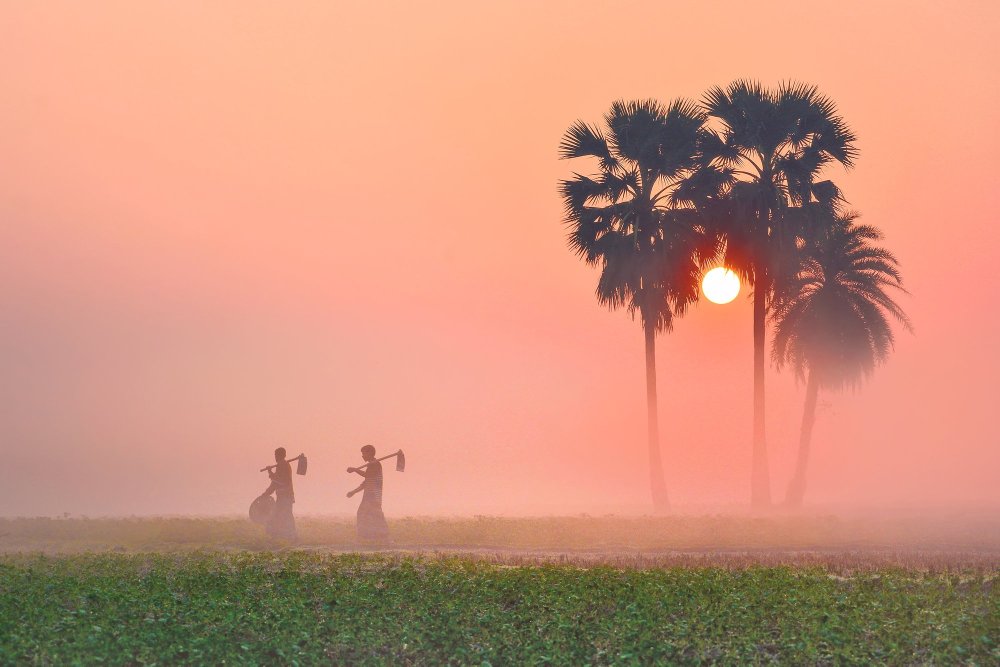
#> input picture samples/sample_0001_foggy-morning.jpg, 2000 x 1333 px (shown at 1/2 size)
$ python -i _samples_build.py   (imports and definitions only)
#> lines starting #> are read from the running program, lines starting #| are printed output that depends on the picture
"""
Build sample before/after pairs from Wikimedia Commons CC-licensed photos.

Downloads 4 high-quality photos, then generates realistic "after" versions
by applying photographic edits (color grade, contrast, dehaze, vignette).

This script is meant to be run once to populate samples/ for the GitHub
Pages demo. The samples/ folder is checked in (via .gitignore exception)
so users can try the app without uploading their own photos.

Output naming follows the pairing rule in index.html (parseId):
  sample_0001_xxx.jpg          -> ID "0001", shorter name = BEFORE
  sample_0001_xxx_edited.jpg   -> ID "0001", longer name = AFTER

Each pair has a unique 4-digit ID so the pairing is unambiguous.

Run:
  python _samples_build.py
"""
import io
import os
import sys
import urllib.request

from PIL import Image, ImageEnhance, ImageFilter, ImageOps

SCRIPT_DIR = os.path.dirname(os.path.abspath(__file__))
OUT_DIR = os.path.join(SCRIPT_DIR, "samples")

# ---- Source images (all from Wikimedia Commons, CC BY-SA 4.0 or Public Domain)
# Picked for diverse subjects (landscape, geology, action, atmosphere) and
# high resolution. Each will become a before/after pair after editing.
SOURCES = [
    {
        "id": "0001",
        "slug": "foggy-morning",
        "url": "https://upload.wikimedia.org/wikipedia/commons/5/51/A_foggy_winter_morning.jpg",
        "credit": "A foggy winter morning by Soumyajit Nandy, CC BY-SA 4.0",
        "wiki": "https://commons.wikimedia.org/wiki/File:A_foggy_winter_morning.jpg",
        "edit": "dehaze",
    },
    {
        "id": "0002",
        "slug": "prismatic-spring",
        "url": "https://upload.wikimedia.org/wikipedia/commons/0/0b/Aerial_image_of_Grand_Prismatic_Spring_%28view_from_the_south%29.jpg",
        "credit": "Aerial image of Grand Prismatic Spring by Jim Peaco / NPS, Public Domain (work of US federal government)",
        "wiki": "https://commons.wikimedia.org/wiki/File:Aerial_image_of_Grand_Prismatic_Spring_(view_from_the_south).jpg",
        "edit": "vibrant",
    },
    {
        "id": "0003",
        "slug": "surfer-wave",
        "url": "https://upload.wikimedia.org/wikipedia/commons/0/0f/Henry_Espinoza_Panta_smashing_a_wave_at_Lobitos.jpg",
        "credit": "Henry Espinoza Panta smashing a wave at Lobitos by Marco Garro, CC BY-SA 4.0",
        "wiki": "https://commons.wikimedia.org/wiki/File:Henry_Espinoza_Panta_smashing_a_wave_at_Lobitos.jpg",
        "edit": "cinematic",
    },
    {
        "id": "0004",
        "slug": "f35-airshow",
        "url": "https://upload.wikimedia.org/wikipedia/commons/6/6d/F-35_Heritage_Flight_Team_performs_in_Bell_Fort_Worth_Alliance_AirShow.jpg",
        "credit": "F-35 Heritage Flight Team by Senior Airman Tristen W. Webb / U.S. Air Force, Public Domain",
        "wiki": "https://commons.wikimedia.org/wiki/File:F-35_Heritage_Flight_Team_performs_in_Bell_Fort_Worth_Alliance_AirShow.jpg",
        "edit": "punchy",
    },
]

MAX_DIM = 2000
QUALITY = 85
USER_AGENT = "image-pair-viewer-samples-builder/1.0 (https://github.com/ViniSouza128/image-pair-viewer)"


# [67 lines left out: functions download, resize_to, save_jpeg, edit_dehaze, edit_vibrant, not called in this run]


def edit_cinematic(img: Image.Image) -> Image.Image:
    """Surfer: dramatic teal/orange cinematic grade + vignette.

    The 'teal & orange' look is the most recognizable Hollywood grade:
    shadows toward teal, highlights toward orange. Plus a vignette
    to draw the eye to the surfer.
    """
    out = img
    out = ImageEnhance.Contrast(out).enhance(1.30)
    out = ImageEnhance.Color(out).enhance(1.15)
    # Teal shadows + orange highlights (rough approximation).
    r, g, b = out.split()
    # Lift orange in highlights (R+, B-) and push teal in shadows (B+ in dark areas).
    r = r.point(lambda p: min(255, int(p * 1.06)) if p > 128 else int(p * 0.95))
    b = b.point(lambda p: int(p * 1.08) if p < 128 else int(p * 0.92))
    out = Image.merge("RGB", (r, g, b))
    out = ImageEnhance.Contrast(out).enhance(1.05)
    # Vignette via radial gradient mask.
    out = _vignette(out, strength=0.45)
    return out


# [34 lines left out: functions edit_punchy, _vignette, not called in this run]


def _apply_mask_brightness(img: Image.Image, mask: Image.Image) -> Image.Image:
    """Multiply RGB channels by mask/255."""
    r, g, b = img.split()
    r = Image.composite(r, Image.new("L", r.size, 0), mask)
    g = Image.composite(g, Image.new("L", g.size, 0), mask)
    b = Image.composite(b, Image.new("L", b.size, 0), mask)
    return Image.merge("RGB", (r, g, b))


def fast_vignette(img: Image.Image, strength: float = 0.4) -> Image.Image:
    """Faster vignette: build a small radial mask, scale up."""
    w, h = img.size
    # Small mask, then upscale (cheap blur).
    mw, mh = 64, max(1, round(64 * h / w))
    cx, cy = mw / 2, mh / 2
    max_r = ((cx) ** 2 + (cy) ** 2) ** 0.5
    mask = Image.new("L", (mw, mh), 0)
    px = mask.load()
    for y in range(mh):
        for x in range(mw):
            dx = x - cx
            dy = y - cy
            d = (dx * dx + dy * dy) ** 0.5
            t = d / max_r
            v = max(0.0, 1.0 - strength * (t * t))
            px[x, y] = int(v * 255)
    mask = mask.resize((w, h), Image.LANCZOS)
    return _apply_mask_brightness(img, mask)


# Patch: use fast_vignette instead of pixel-by-pixel.
_vignette = fast_vignette


EDITS = {
    "dehaze": edit_dehaze,
    "vibrant": edit_vibrant,
    "cinematic": edit_cinematic,
    "punchy": edit_punchy,
}


# [52 lines left out: function main, not called in this run]


# [2 lines not run here, left out]

>>> from PIL import Image
>>> picture = Image.open('samples/sample_0001_foggy-morning.jpg')
#> picture is the input picture: PIL image 2000x1333 RGB; mean R, G, B 203.1, 145.7, 122.9
>>> result = edit_cinematic(picture)
#> in edit_cinematic, `r, g, b = out.split()`:
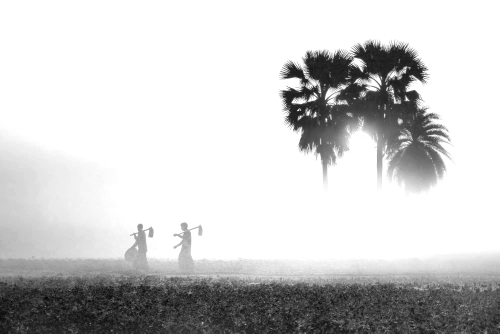
#> r: PIL image 2000x1333 L (shown at 1/4 size); min 0, max 255, mean 204.1
#> in edit_cinematic, `out = Image.merge("RGB", (r, g, b))`:
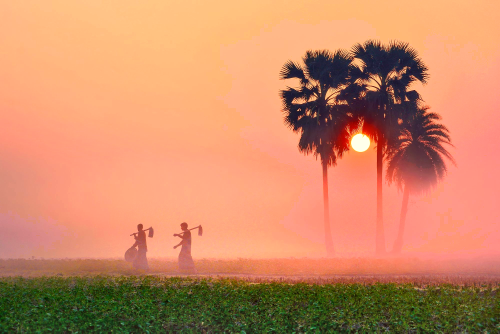
#> out: PIL image 2000x1333 RGB (shown at 1/4 size); mean R, G, B 205.3, 138.2, 102.1
#> in fast_vignette, `mask = mask.resize((w, h), Image.LANCZOS)`:
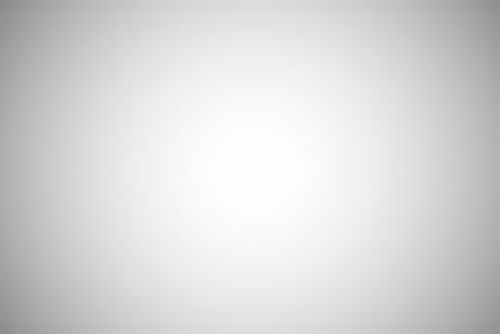
#> mask: PIL image 2000x1333 L (shown at 1/4 size); min 138, max 254, mean 216.2
#> in _apply_mask_brightness, `r = Image.composite(r, Image.new("L", r.size, 0), mask)`:
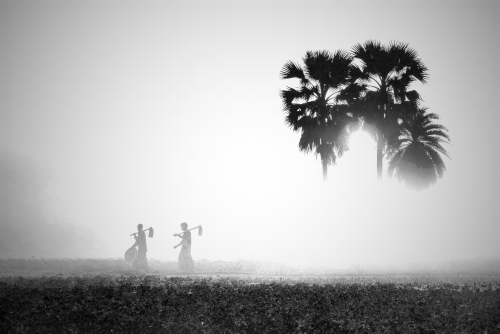
#> r: PIL image 2000x1333 L (shown at 1/4 size); min 0, max 254, mean 174.4
#> in _apply_mask_brightness, `g = Image.composite(g, Image.new("L", g.size, 0), mask)`:
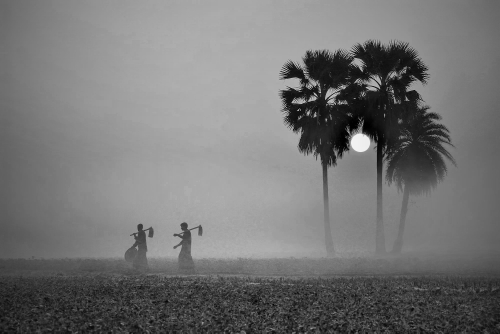
#> g: PIL image 2000x1333 L (shown at 1/4 size); min 0, max 250, mean 116.3
#> in _apply_mask_brightness, `b = Image.composite(b, Image.new("L", b.size, 0), mask)`:
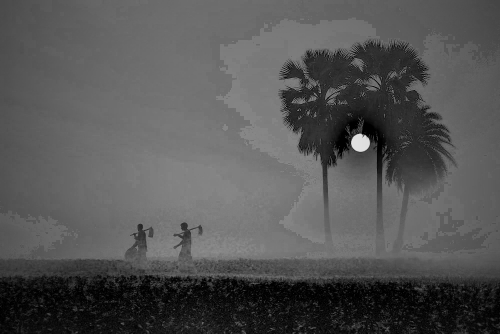
#> b: PIL image 2000x1333 L (shown at 1/4 size); min 0, max 231, mean 84.5
#> in _apply_mask_brightness, `return Image.merge("RGB", (r, g, b))`:
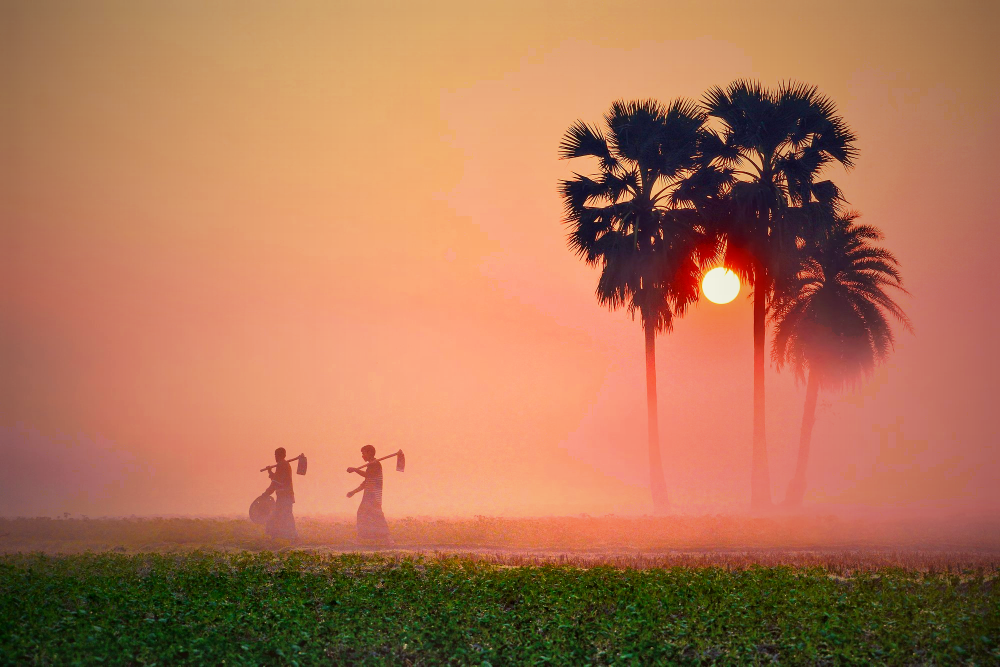
#> returned value: PIL image 2000x1333 RGB (shown at 1/2 size); mean R, G, B 174.4, 116.3, 84.5

$ run again, on samples/sample_0003_surfer-wave_edited.jpg
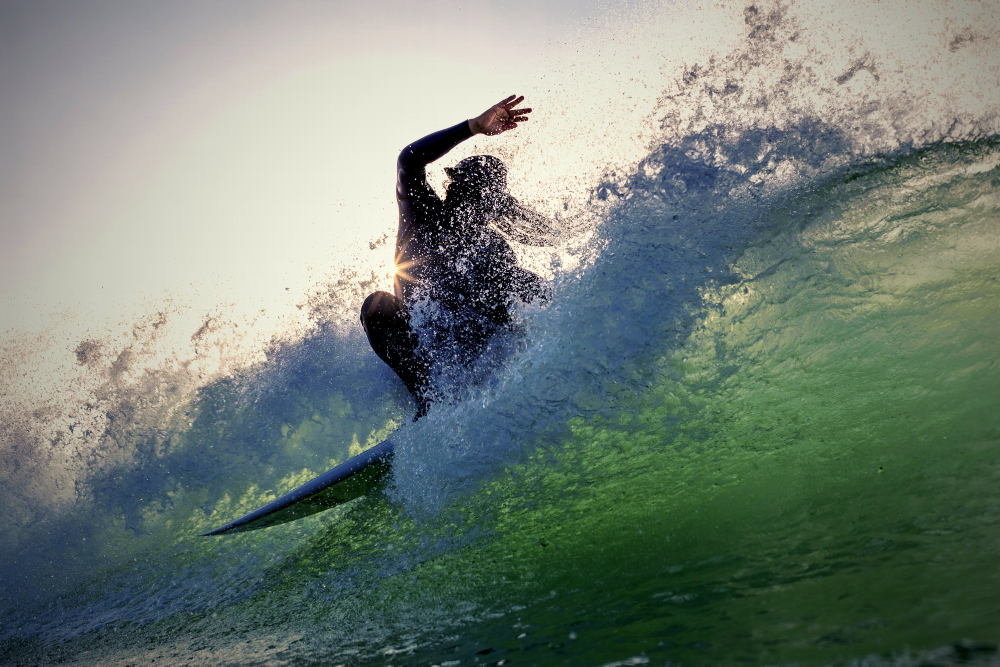
#> input picture samples/sample_0003_surfer-wave_edited.jpg, 2000 x 1333 px (shown at 1/2 size)
#> picture is the input picture: PIL image 2000x1333 RGB; mean R, G, B 115, 127.4, 117.8
#> in _apply_mask_brightness, `b = Image.composite(b, Image.new("L", b.size, 0), mask)`:
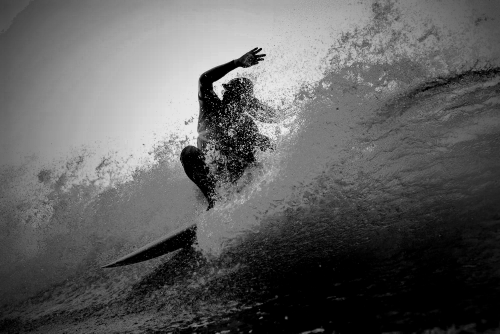
#> b: PIL image 2000x1333 L (shown at 1/4 size); min 0, max 238, mean 94.6
#> in _apply_mask_brightness, `return Image.merge("RGB", (r, g, b))`:
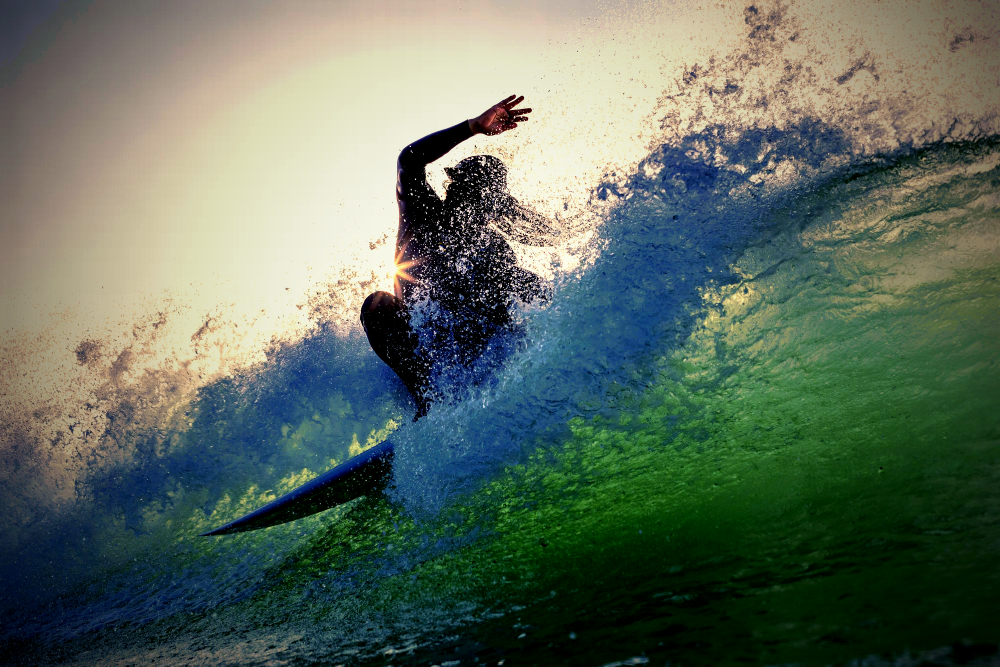
#> returned value: PIL image 2000x1333 RGB (shown at 1/2 size); mean R, G, B 94.1, 108.4, 94.6

$ run again, on samples/sample_0004_f35-airshow.jpg
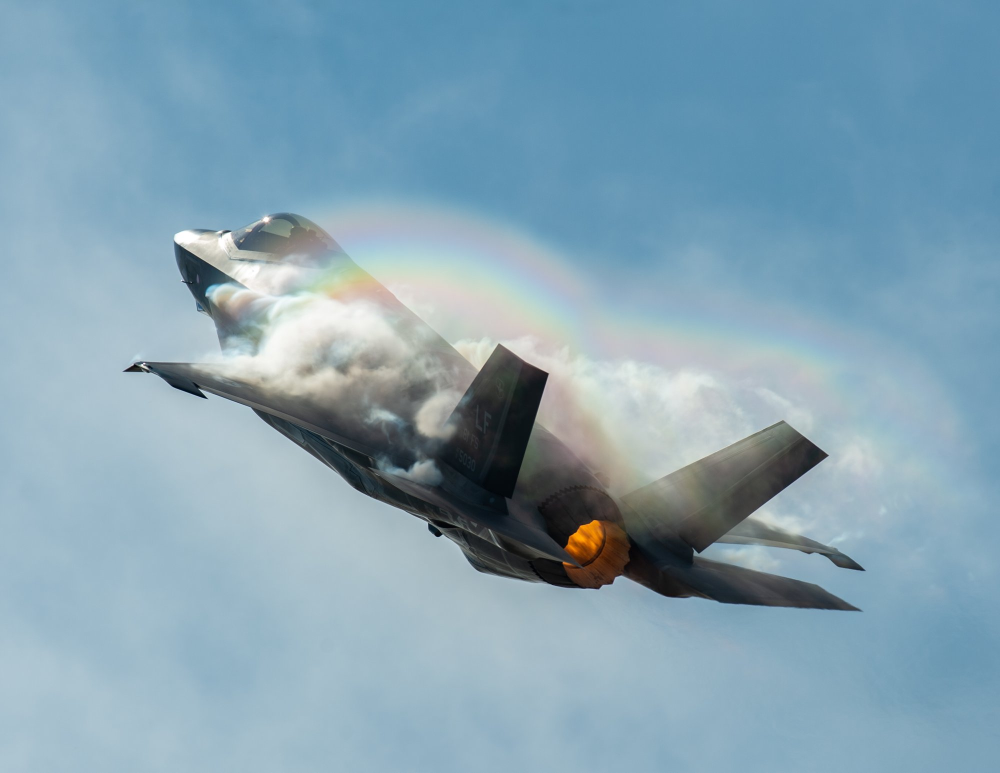
#> input picture samples/sample_0004_f35-airshow.jpg, 2000 x 1546 px (shown at 1/2 size)
#> picture is the input picture: PIL image 2000x1546 RGB; mean R, G, B 133.2, 163.5, 179.5
#> in _apply_mask_brightness, `b = Image.composite(b, Image.new("L", b.size, 0), mask)`:
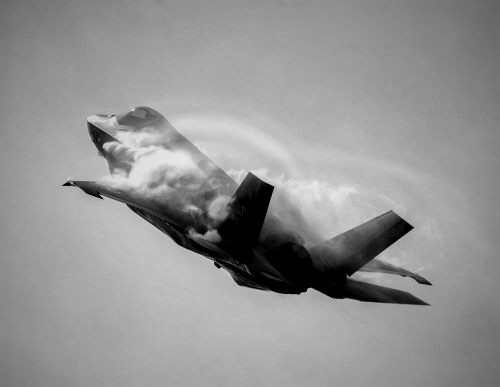
#> b: PIL image 2000x1546 L (shown at 1/4 size); min 0, max 231, mean 147.8
#> in _apply_mask_brightness, `return Image.merge("RGB", (r, g, b))`:
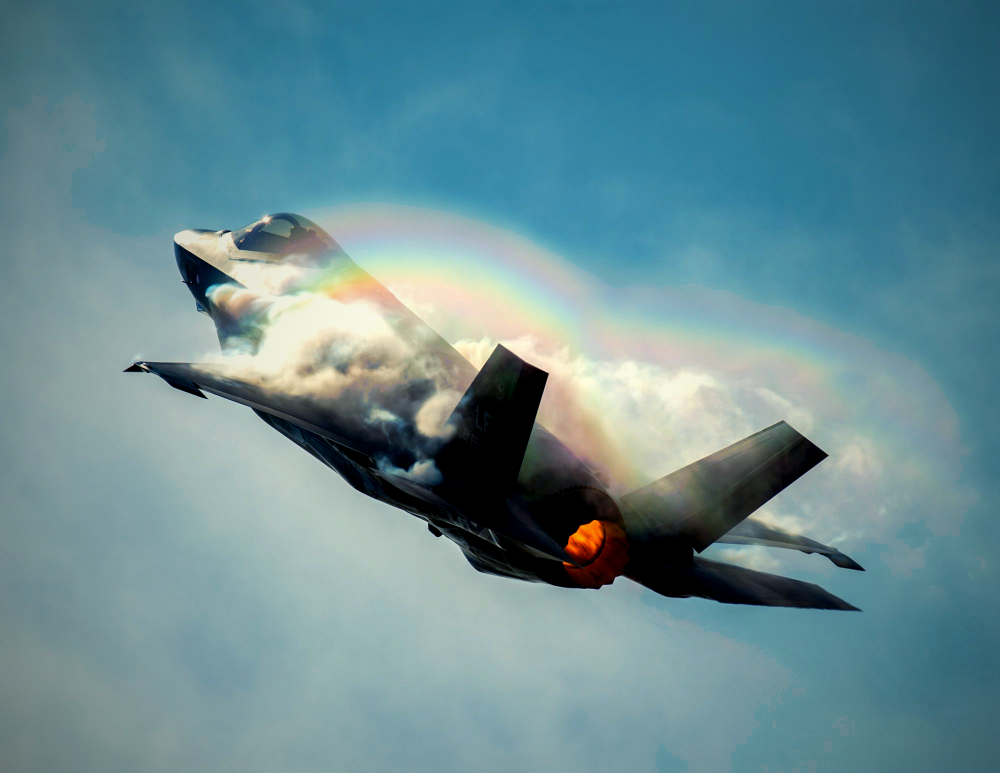
#> returned value: PIL image 2000x1546 RGB (shown at 1/2 size); mean R, G, B 104.1, 140.6, 147.8
